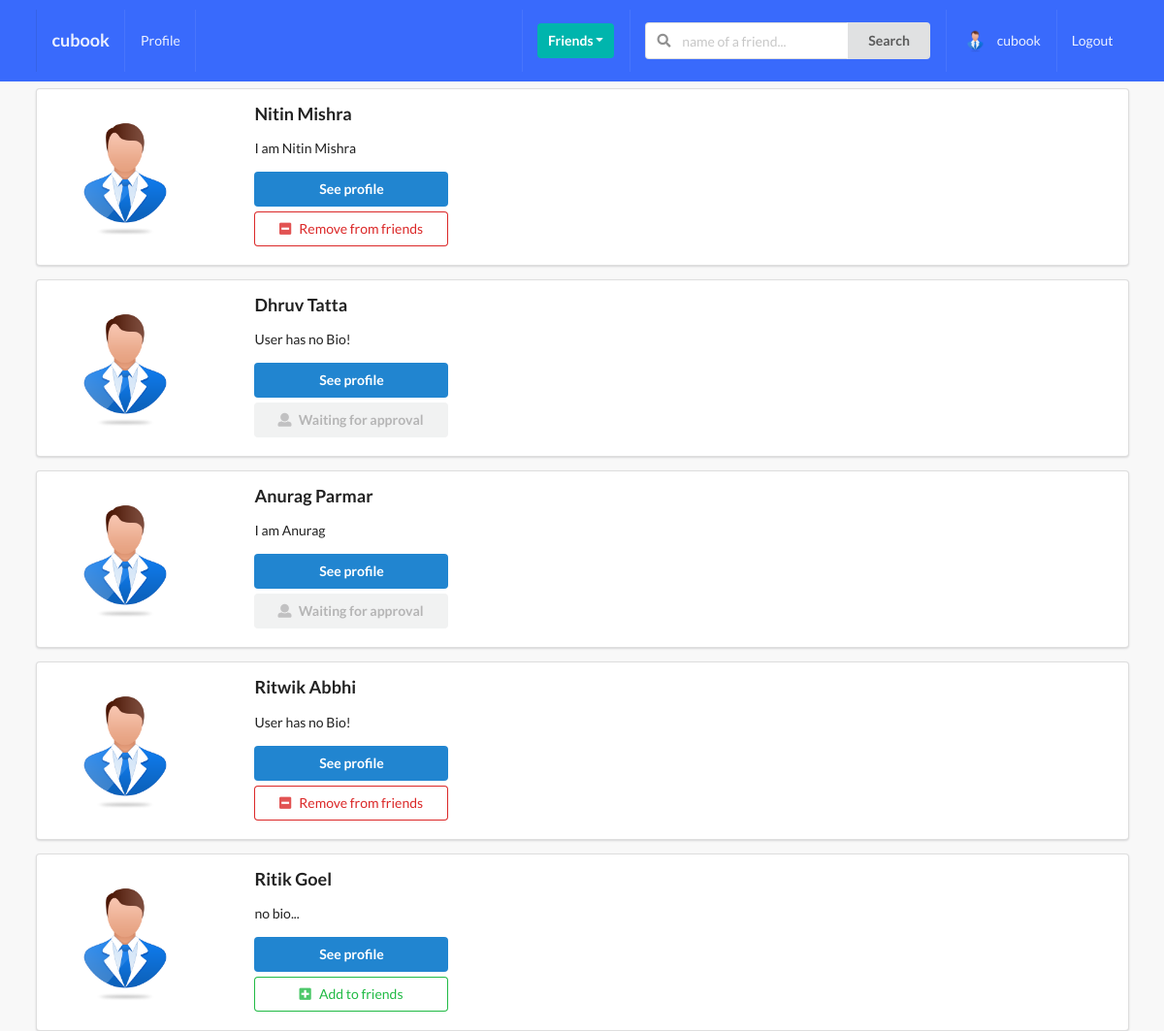
The page /profiles/ (signed in) on the database as committed earlier.
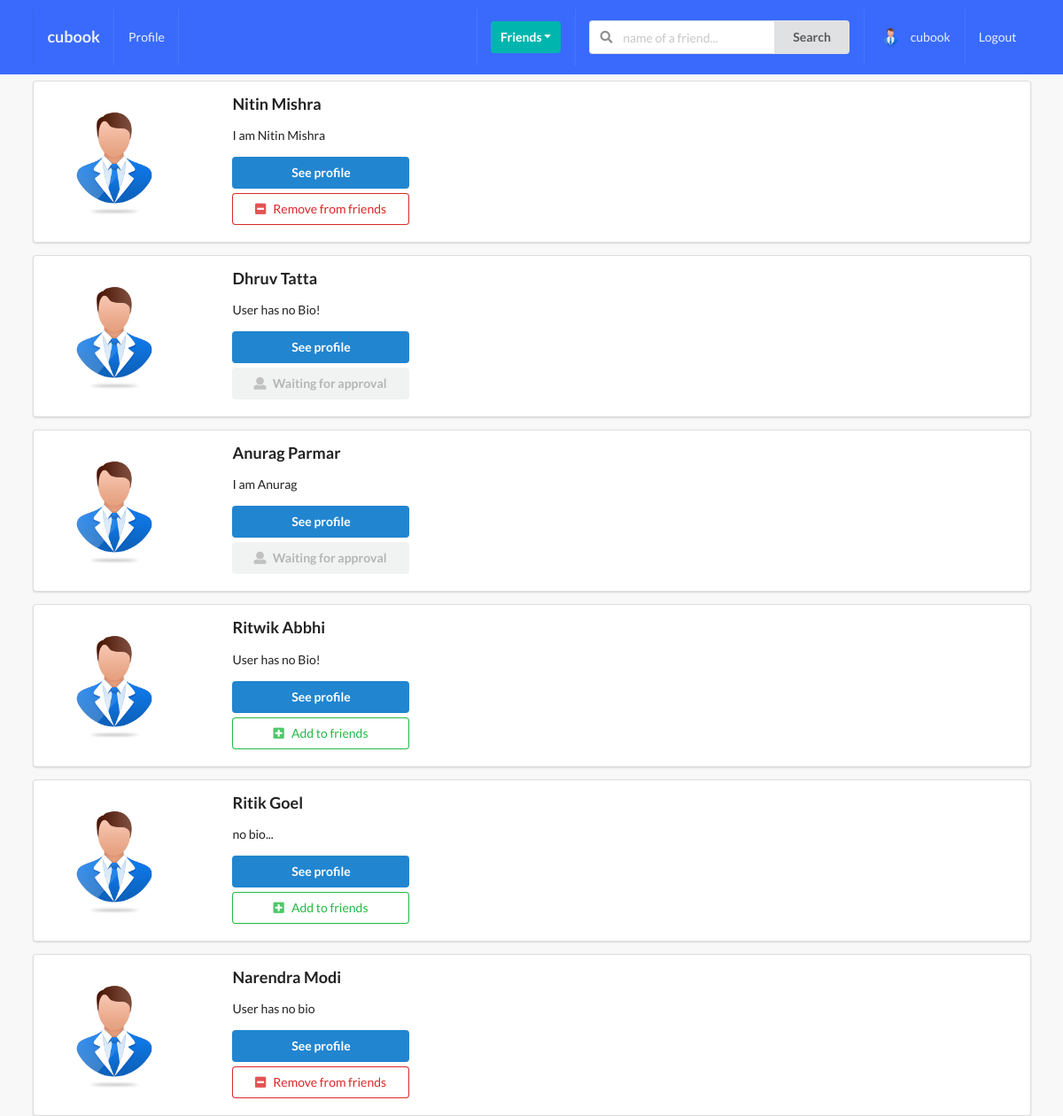
The same page on the database as committed later.
### profiles/models.py (models this page shows, shortened)
class Profile(models.Model):
    first_name = models.CharField(max_length=200, blank=True)
    last_name = models.CharField(max_length=200, blank=True)
    user = models.OneToOneField(User, on_delete=models.CASCADE)
    bio = models.TextField(default="User has no bio ", max_length=300)
    email = models.EmailField(max_length=200, blank=True)
    country = models.CharField(max_length=200, blank=True)
    avatar = models.ImageField(default='avatar.png', upload_to='avatars/')
    friends = models.ManyToManyField(User, blank=True, related_name='friends')
    slug = models.SlugField(unique=True, blank=True)
    updated = models.DateTimeField(auto_now=True)
    created = models.DateTimeField(auto_now_add=True)
    objects = ProfileManager()
    def get_absolute_url(self):
        return reverse("profiles:profile-detail-view", kwargs={"slug": self.slug})
    __initial_first_name = None
    __initial_last_name = None
    def __init__(self, *args, **kwargs):
        super().__init__(*args, **kwargs)
        self.__initial_first_name = self.first_name
        self.__initial_last_name = self.last_name

### profiles/views.py (the view)
# urls.py: path('',ProfileListView.as_view(),name='all-profiles-view'),
class ProfileListView(LoginRequiredMixin, ListView):
    model = Profile
    template_name = 'profiles/profile_list.html'
    def get_queryset(self):
        qs = Profile.objects.get_all_profiles(self.request.user)
        return qs
    def get_context_data(self, **kwargs):
        context = super().get_context_data(**kwargs)
        user = User.objects.get(username__iexact=self.request.user)
        profile = Profile.objects.get(user=user)
        rel_r = Relationship.objects.filter(sender=profile)
        rel_s = Relationship.objects.filter(receiver=profile)
        rel_receiver = []
        rel_sender = []
        for item in rel_r:
            rel_receiver.append(item.receiver.user)
        for item in rel_s:
            rel_sender.append(item.sender.user)
        context["rel_receiver"] = rel_receiver
        context["rel_sender"] = rel_sender
        context['is_empty'] = False
        if len(self.get_queryset()) == 0:
            context['is_empty'] = True
        return context

### profiles/context_processors.py (called while the page is built)
def profile_pic(request):
    if request.user.is_authenticated:
        profile_obj = Profile.objects.get(user=request.user)
        pic = profile_obj.avatar
        return {'picture': pic}
    return{}

def invitations_received_no(request):
    if request.user.is_authenticated:
        profile_obj = Profile.objects.get(user=request.user)
        qs_count = Relationship.objects.invitations_received(profile_obj).count()
        return {'invites_num': qs_count}
    return{}

### profiles/models.py (called while the page is built)
    def get_all_profiles(self, me):
        profiles = Profile.objects.all().exclude(user=me)
        return profiles

    def invitations_received(self, receiver):
        qs = Relationship.objects.filter(receiver=receiver, status='send')
        return qs

### profiles/templates/profiles/profile_list.html (shortened to what this page needs)
{% extends 'base.html' %}
{% block content %}
    {% for obj in object_list %}
        <div class="ui segment">
            <div class="ui grid">
                <div class="row">
                    <div class="three wide column">
                        <img class="ui small circular image" src={{obj.avatar.url}}>
                    </div>
                    <div class="thirteen wide column">
                        <h3>{{obj.first_name}}  {{obj.last_name}}</h3>
                        <p>{{obj.bio}}</p>
                        <a href={{obj.get_absolute_url}}><button class="ui primary button mb-5 w-big">See profile</button></a>
                        <br>
                        {% if obj.user not in rel_receiver and obj.user not in rel_sender %}
                            <form action="{% url 'profiles:send-invite' %}" method="POST">
                                <button type="submit" class="ui positive basic button mb-5 w-big"><i class="plus square icon"></i>Add to friends</button>
                            </form>
                        {% endif %}
                        {% if obj.user in rel_receiver and request.user not in obj.friends.all %}
                            <button class="ui disabled button mb-5 w-big"><i class="user icon"></i>Waiting for approval</button>
                        {% endif %}
                        {% if request.user in obj.friends.all %}
                        <form action="{% url 'profiles:remove-friend' %}" method="POST">
                            <button type="submit" class="ui negative basic button mb-5 w-big"><i class="minus square icon"></i>Remove from friends</button>
                        </form>
                        {% endif %}
                    </div>
                </div>
            </div>
        </div>
    {% endfor %}
{% endblock content %}

### templates/base.html (shortened to what this page needs)
{% load static %}
<!doctype html>
<html lang="en">
  <head>
    <link rel="stylesheet" type="text/css" href= {% static 'style.css' %}>
    <link rel="stylesheet" type='text/css' href="https://cdnjs.cloudflare.com/ajax/libs/semantic-ui/2.2.14/semantic.min.css">
  </head>
  <body>
    {% include 'main/navbar.html' %}
    <div class="ui container">
      {% block content %}
      {% endblock content %}
    </div>
  </body>
</html>

### templates/main/navbar.html (shortened to what this page needs)
{% url 'posts:main-post-view' as path_to_posts %}
{% url 'profiles:my-profile-view' as path_to_profile %}
<div class="ui inverted menu nav mb-7">
    <div class="ui container">
      <a href="{{path_to_posts}}" class="{% if request.path == path_to_posts %}  {% endif %}item">
          <h3>cubook</h3>
      </a>
      {% if request.user.is_authenticated %}
      <a href="{{path_to_profile}}" class="{% if request.path == path_to_profile %} active {% endif %}item">
          Profile
      </a>
      {% endif %}
      <div class="right menu">
          {% if request.user.is_authenticated %}
          <div class="item">
              <div class="ui floating dropdown icon button teal"> Friends
                  <i class="dropdown icon"></i>
               </div>
          </div>
               <div class="item">
                <form action="" method="GET">
                  <div class="ui action left icon input">
                  <input class="prompt" type="text" name='q' placeholder="name of a friend...">
                  <button type='submit' class="ui button">Search</button>
                  </div>
              </form>
              </div>
              <a href="{{path_to_profile}}" class="item">
                   <img src={{picture.url}} class="ui avatar image">&nbsp;
                   {{ request.user }}
              </a>
              <a href="{% url 'account_logout' %}" class="ui item">
                  Logout
              </a>
          {% else %}
          <a href="{% url 'account_login' %}" class="ui item">
                  Login
              </a>
          {% endif %}
      </div>
    </div>
  </div>

### static_project/style.css (style rules this page uses)
body { background: #F8F8F8 !important; }
.nav { border-radius: 0px !important; padding: 10px 0 10px 0 !important; background-color: #396afc !important; }
.mb-7 { margin-bottom: 7px !important; }
.mb-5 { margin-bottom: 5px !important; }
.w-big { width: 200px !important; }

Rows that differ between the two databases and show on the page:
changed Profile "Ritwik": text "Remove from friends" → "Add to friends"
added Profile: avatar (placeholder picture), first_name "Narendra", last_name "Modi", bio "User has no bio"
